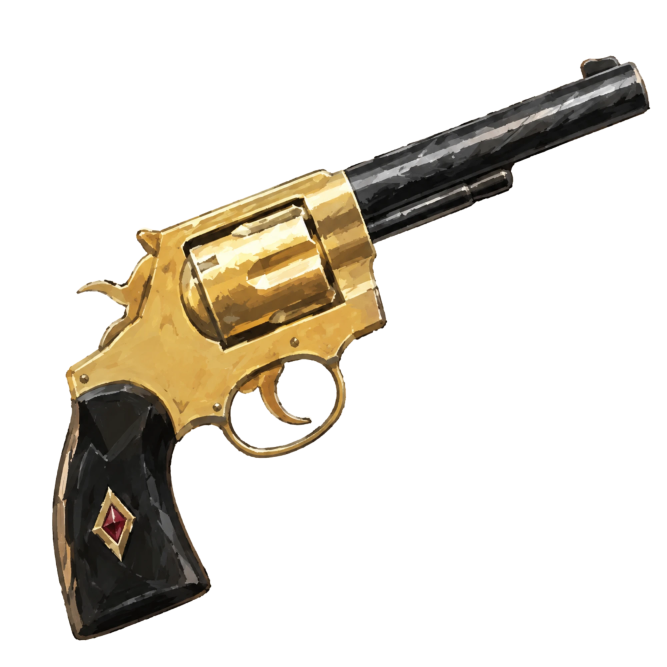
#> input picture tools/art/source/revolver.webp, 2000 x 2000 px (shown at 1/3 size); its folder holds 4 pictures in this run
$ python symbol_images.py
#> lines starting #> are read from the running program, lines starting #| are printed output that depends on the picture
"""Prepares the reel symbol images (img/symbols/*.webp) from tools/art/source/.

    python3 tools/art/symbol_images.py

Each source image is trimmed to its visible pixels and placed on a transparent
reel-cell canvas (192x182 design px, exported at SCALE x) so that it covers
the same area as the symbol in the reference screenshot.
"""
import os

from PIL import Image

HERE = os.path.dirname(os.path.abspath(__file__))
ROOT = os.path.dirname(os.path.dirname(HERE))
SRC = os.path.join(HERE, 'source')
OUT = os.path.join(ROOT, 'img', 'symbols')

CELL_W, CELL_H = 192, 182
SCALE = 2.5

# Footprint of every symbol inside a reel cell, measured on the reference
# screenshot: (centre x, centre y, max width, max height) in design px.
BOXES = {
    'revolver': (96.5, 91.5, 116, 124),
    'gold': (96.5, 89.5, 114, 92),
    'diamond': (95.0, 90.75, 115, 87),
    'star': (97.0, 90.0, 131, 121),
    'bar': (94.5, 90.5, 146, 122),
    'seven': (96.5, 91.5, 132, 132),
    'statue': (94.5, 91.0, 150, 147),
}


def build(name, box):
#> called with name = 'revolver', box = (96.5, 91.5, 116, 124)
    im = Image.open(os.path.join(SRC, name + '.webp')).convert('RGBA')
#> im is the input picture: PIL image 2000x2000 RGBA; mean R, G, B, A 30, 25.4, 17.2, 58.3
    bbox = im.getchannel('A').point(lambda a: 255 if a > 8 else 0).getbbox()
#> bbox = (156, 166, 1952, 1923)
    im = im.crop(bbox)
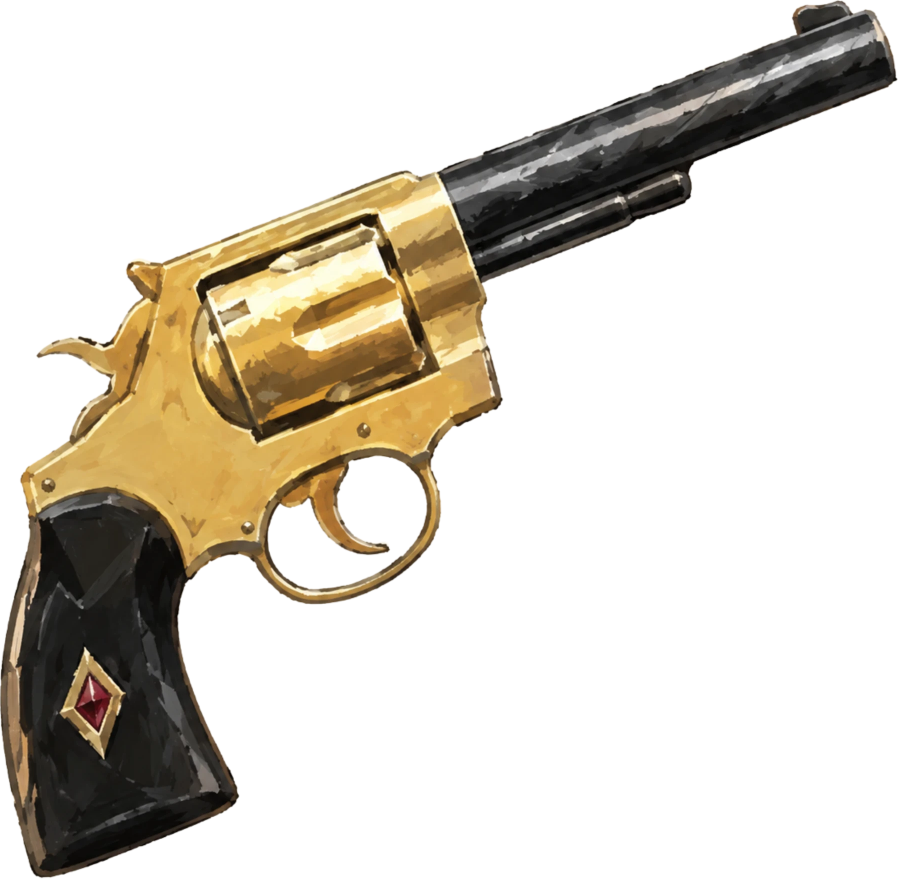
#> im: PIL image 1796x1757 RGBA (shown at 1/2 size); mean R, G, B, A 38, 32.2, 21.7, 73.9; transparent parts drawn white
    cx, cy, bw, bh = box
    k = min(bw / im.width, bh / im.height) * SCALE
#> k = 0.161
    w, h = max(1, round(im.width * k)), max(1, round(im.height * k))
#> w = 290; h = 284
    im = im.resize((w, h), Image.LANCZOS)
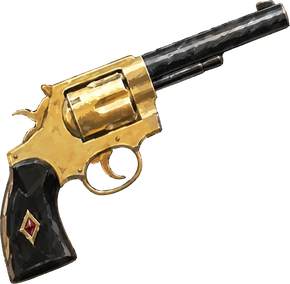
#> im: PIL image 290x284 RGBA; mean R, G, B, A 38.3, 32.2, 21.3, 73.9; transparent parts drawn white
    cell = Image.new('RGBA', (round(CELL_W * SCALE), round(CELL_H * SCALE)), (0, 0, 0, 0))
#> cell: PIL image 480x455 RGBA; every value is 0
    cell.alpha_composite(im, (round(cx * SCALE - w / 2), round(cy * SCALE - h / 2)))
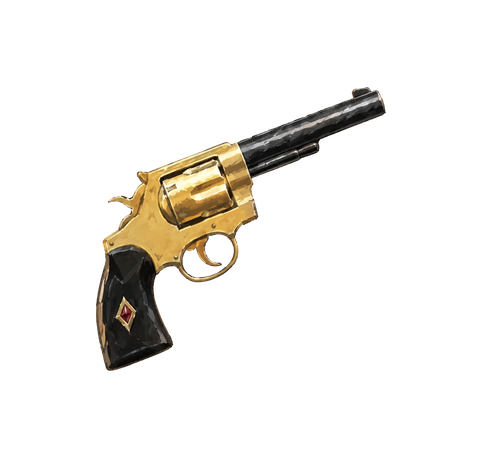
#> cell: PIL image 480x455 RGBA; mean R, G, B, A 14.4, 12.1, 8, 27.9; transparent parts drawn white
    path = os.path.join(OUT, name + '.webp')
    cell.save(path, 'WEBP', quality=90, method=6, alpha_quality=100)
    print(f'{name:9s} {w / SCALE:6.1f} x {h / SCALE:6.1f} design px -> {os.path.relpath(path, ROOT)} ({os.path.getsize(path) // 1024} KiB)')
#| revolver   116.0 x  113.6 design px -> img/symbols/revolver.webp (18 KiB)


def main():
    os.makedirs(OUT, exist_ok=True)
    for name, box in BOXES.items():
        build(name, box)
#> pass 2 of the loop in main, `for name, box in BOXES.items():`:
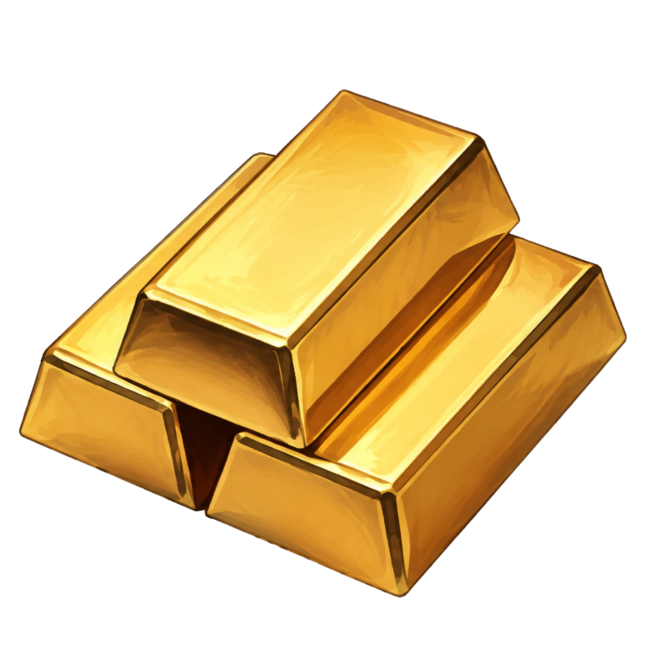
#> input picture tools/art/source/gold.webp, 2000 x 2000 px (shown at 1/3 size)
#> in build, im is the input picture: PIL image 2000x2000 RGBA; mean R, G, B, A 82.4, 60.8, 23.1, 102.8
#> bbox = (55, 267, 1881, 1793)
#> in build (call 2), `im = im.resize((w, h), Image.LANCZOS)`:
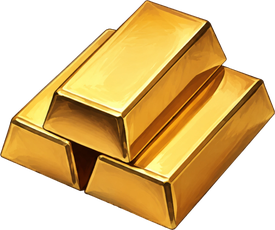
#> im: PIL image 275x230 RGBA; mean R, G, B, A 118.5, 87.1, 32.5, 147.6; transparent parts drawn white
#> in build (call 2), `cell.alpha_composite(im, (round(cx * SCALE - w / 2), round(cy * SCALE ..`:
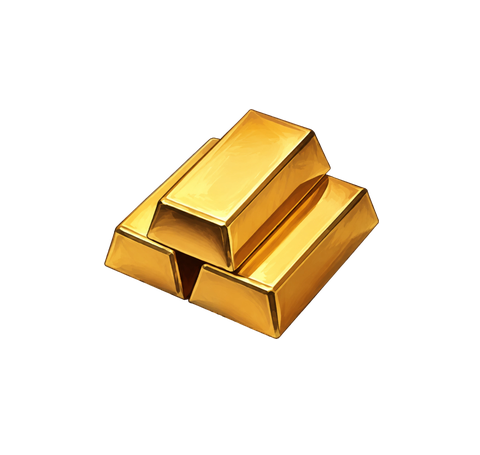
#> cell: PIL image 480x455 RGBA; mean R, G, B, A 34.3, 25.2, 9.4, 42.7; transparent parts drawn white
#| gold       110.0 x   92.0 design px -> img/symbols/gold.webp (16 KiB)
#> pass 3 of the loop in main, `for name, box in BOXES.items():`:
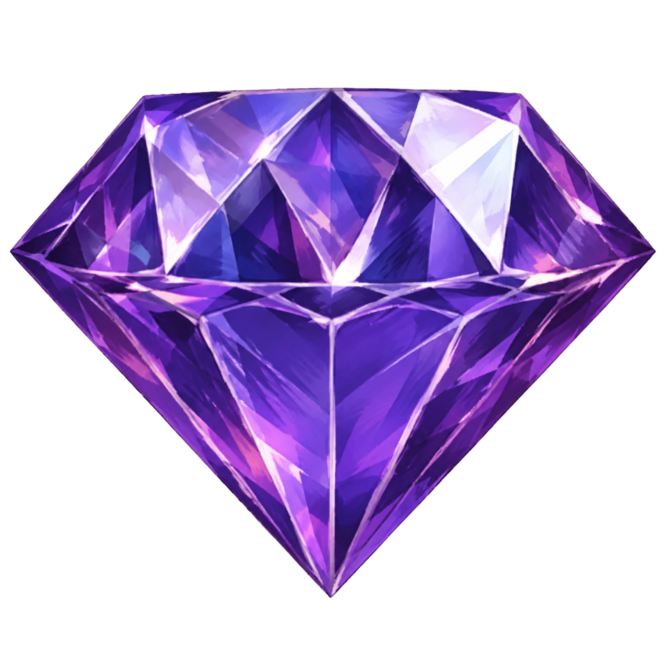
#> input picture tools/art/source/diamond.webp, 2000 x 2000 px (shown at 1/3 size)
#> in build, im is the input picture: PIL image 2000x2000 RGBA; mean R, G, B, A 52.9, 34.5, 79.8, 111.8
#> bbox = (28, 261, 1969, 1796)
#> in build (call 3), `im = im.resize((w, h), Image.LANCZOS)`:
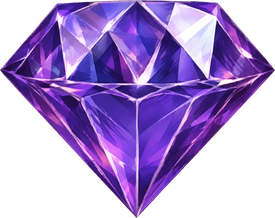
#> im: PIL image 275x218 RGBA; mean R, G, B, A 71.2, 45.8, 107.5, 150.1; transparent parts drawn white
#> in build (call 3), `cell.alpha_composite(im, (round(cx * SCALE - w / 2), round(cy * SCALE ..`:
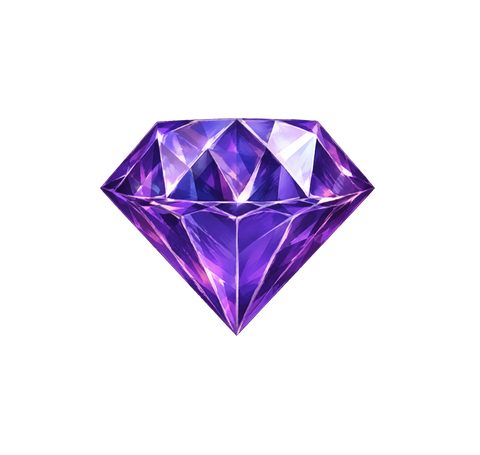
#> cell: PIL image 480x455 RGBA; mean R, G, B, A 19.5, 12.6, 29.5, 41.2; transparent parts drawn white
#| diamond    110.0 x   87.2 design px -> img/symbols/diamond.webp (17 KiB)
#> the loop made 4 passes; the first 3 are shown


if __name__ == '__main__':
#> (the run stopped early here; a loop or call above may not have finished)
